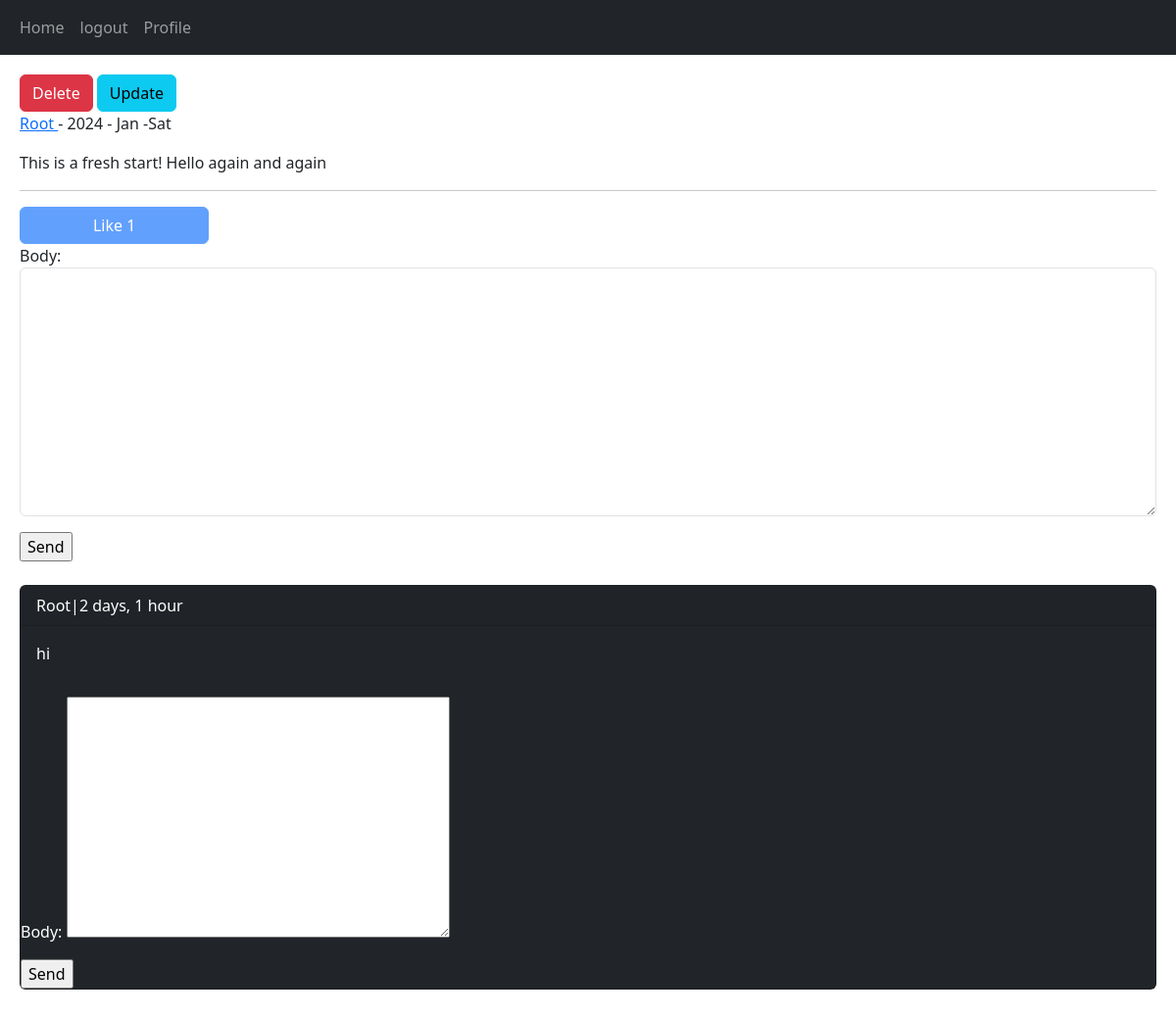
Screenshot of /post/4/this-is-a-fresh-start-hello-a/ (signed in) with the database file from the repository.
### home/models.py (models this page shows, shortened)
class Post(models.Model):
    user = models.ForeignKey(User, on_delete=models.CASCADE, related_name='posts')
    body = models.TextField()
    slug = models.SlugField()
    title = models.CharField(max_length=50, default='empty')
    created = models.DateTimeField(auto_now_add=True)
    updated = models.DateTimeField(auto_now=True)
    class Meta:
        ordering = ['-created']
    def likes_count(self):
        return self.pvotes.count()
    def user_can_like(self, user):
        user_like = user.uvotes.filter(post=self)
        if user_like.exists():
            return True
        return False

class Comment(models.Model):
    user = models.ForeignKey(User, on_delete=models.CASCADE , related_name='ucomments')
    post = models.ForeignKey(Post, on_delete=models.CASCADE, related_name='pcomments')
    reply = models.ForeignKey('self', on_delete=models.CASCADE, related_name='rcomments', blank=True, null=True)
    is_reply = models.BooleanField(default=False)
    body = models.TextField(max_length=400)
    created = models.DateTimeField(auto_now_add=True)

### home/views.py (the view, shortened to what this page needs)
# urls.py: path('post/<int:post_id>/<slug:post_slug>/', views.PostDetailView.as_view(), name="post_detail"),
class PostDetailView(View):
    form_class = CommentCreateForm
    form_class_reply = CommentReplyForm
    def setup(self , request , *args, **kwargs):
        self.post_instance = get_object_or_404(Post, pk=kwargs['post_id'], slug=kwargs['post_slug'])
        return super().setup(request ,*args, **kwargs )
    def get(self , request , *args, **kwargs ):
        comments = self.post_instance.pcomments.filter(is_reply=False)
        can_like = False
        if request.user.is_authenticated and self.post_instance.user_can_like(request.user):
            can_like = True
        return render(request, 'home/detail.html', {'post':self.post_instance, 'comments':comments,'form':self.form_class
                                                    ,'reply_form':self.form_class_reply, 'can_like':can_like })

### home/templates/home/detail.html (shortened to what this page needs)
{% extends "base.html" %}
{% block content %}
    {% if request.user.id == post.user.id %}
        <a href="{% url "home:post_delete" post.id %}" class="btn btn-danger">Delete</a>
        <a href="{% url "home:post_update" post.id %}" class="btn btn-info">Update</a>
    {% endif %}
    <p><a href="{% url "account:user_profile" post.user.id%}">{{ post.user }} </a> - {{ post.updated|date:'Y - M -D' }} </p>
    <p> {{ post.body }} </p><hr/>
    {% if request.user.is_authenticated %}
        <a href="{% url "home:post_like" post.id %}" class="{% if can_like %} disabled {% endif %} btn btn-primary col-md-2">Like {{ post.likes_count }}</a>
        <form action="" method="post">
            {{ form.as_p }}
            <input type="submit" value="Send">
        </form> <br/>
    {% else %}
        <p class='alert alert-danger'>only logged in users can comment</p>
    {% endif %}
    {% for comment in comments  %}
        <div class="card bg-dark text-white">
            <p class='card-header'>{{ comment.user }}|{{ comment.created|timesince }} </p>
            <p class='card-body'>{{ comment.body }}</p>
            {% if request.user.is_authenticated %}
                <form action="{% url "home:add_reply" post.id comment.id %}" method="post" >
                    {{ reply_form.as_p }}
                    <input type="submit" value="Send">
                </form>
            {% endif %}
        </div><br/>
    {% empty %}
        <p>No comments yet! </p>
    {% endfor %}
{% endblock  %}

### rows the page displays
Post: user "Root", updated "2024 - Jan -Sat", body "This is a fresh start! Hello again and again", likes_count "1"
Comment: user "Root", created "2 days, 1 hour", body "hi"
